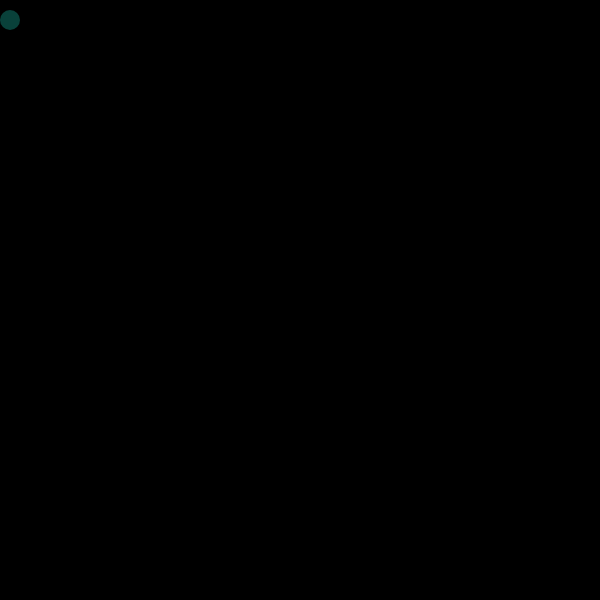
Frame 1 (no input)
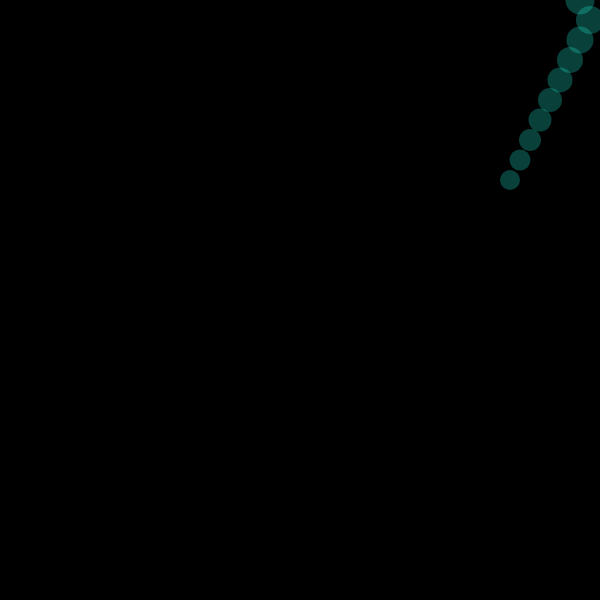
Frame 60 (no input)
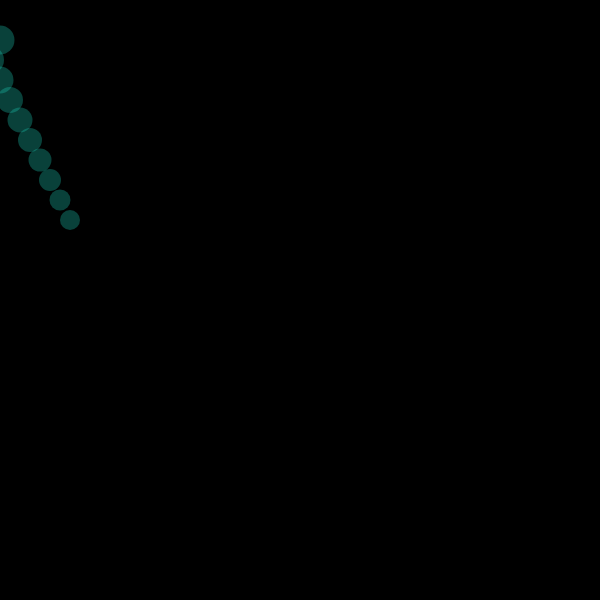
Frame 120 (the mouse pressed at the canvas centre since frame 60)

The p5.js sketch that drew these frames (run headless with seeded random() and noise() and a simulated clock; from frame 60 on, the mouse is pressed at the canvas centre):

// p5.js sketch
// ── sketch.js
var x = 0;
var y = 0;
var center = [];
var xSpeed = 10;
var ySpeed = 20;
var color1;
var color2;
var color3;
var color4;
var color5;
var color6;
var color7;
var color8;
var color9;
var color10;
var a = 0;
var b = 0;
var c = 0;
var d = 0;
var e = 0;
var f = 0;
var g = 0;
var h = 0;
var k = 0;
var j = 0;
var counter = 0;

function setup() {
  createCanvas(600, 600);
  //  frameRate(30);
}

function draw() {
  background(0);
  color1 = color(207, 30, 45, a);
  color2 = color(103, 255, 115, b);
  color3 = color(131, 232, 255, c);
  color4 = color(172, 181, 255, d);
  color5 = color(230, 255, 103, e);
  color6 = color(232, 180, 99, f);
  color7 = color(64, 146, 232, g);
  color8 = color(89, 255, 71, h);
  color9 = color(251, 55, 255, k);
  color10 = color(255, 255, 255, j);
  noStroke();
  if (x > width-20) {
    xSpeed = -xSpeed;
  }
  else if (y > height-20) {
    ySpeed = -ySpeed;
  }
  else if (y < 0) {
    ySpeed = abs(ySpeed);
  }
  else if (x < 0) {
    xSpeed = abs(xSpeed);
  }
  x += xSpeed;
  y += ySpeed;
  var coords = {
    x, y
  }
  center.push(coords);
  if (center.length > 10) {
    center.splice(0, 1);
  }

  for (var i = 0; i < (center.length); i++) {
    // Draw an ellipse for each element in the arrays. 
    // Color and size are tied to the loop's counter: i.
    noStroke();
    fill(30, 207, 186, 80);
    ellipse(center[i].x, center[i].y, 20 + i, 20 + i);
    fill(color1);
    ellipse(center[i].x + 30, center[i].y + 19, 19 + i, 19 + i);
    fill(color2);
    ellipse(center[i].x + 45, center[i].y + 45, 18 + i, 18 + i);
    fill(color3);
    ellipse(center[i].x + 60, center[i].y + 60, 17 + i, 17 + i);
    fill(color4);
    ellipse(center[i].x + 75, center[i].y + 75, 16 + i, 16 + i);
    fill(color5);
    ellipse(center[i].x + 90, center[i].y + 90, 15 + i, 15 + i);
    fill(color6);
    ellipse(center[i].x + 105, center[i].y + 105, 14 + i, 14 + i);
    fill(color7);
    ellipse(center[i].x + 120, center[i].y + 120, 13 + i, 13 + i);
    fill(color8);
    ellipse(center[i].x + 135, center[i].y + 135, 12 + i, 12 + i);
    fill(color9);
    ellipse(center[i].x + 150, center[i].y + 150, 11 + i, 11 + i);
    fill(color10);
    ellipse(center[i].x + 165, center[i].y + 165, 10 + i, 10 + i);
  }
}

function mouseReleased() {
  counter++;
  if (counter % 10 == 1) {
    if (a === 0) {
      a = 80;
    } else {
      a = 0;
    }
  }
  if (counter % 10 == 2) {
    if (b === 0) {
      b = 80;
    } else {
      b = 0;
    }
  }

  if (counter % 10 == 3) {
    if (c === 0) {
      c = 80;
    } else {
      c = 0;
    }

  }
  if (counter % 10 == 4) {
    if (d === 0) {
      d = 80;
    } else {
      d = 0;
    }

  }
  if (counter % 10 == 5) {
    if (e === 0) {
      e = 80;
    } else {
      e = 0;
    }
  }
  if (counter % 10 == 6) {
    if (f === 0) {
      f = 80;
    } else {
      f = 0;
    }
  }
  if (counter % 10 == 7) {
    if (g === 0) {
      g = 80;
    } else {
      g = 0;
    }
  }
  if (counter % 10 == 8) {
    if (h === 0) {
      h = 80;
    } else {
      h = 0;
    }
  }
  if (counter % 10 == 9) {
    if (k === 0) {
      k = 80;
    } else {
      k = 0;
    }
  }
  if (counter % 10 === 0) {
    if (j === 0) {
      j = 80;
    } else {
      j = 0;
    }
  }
}
